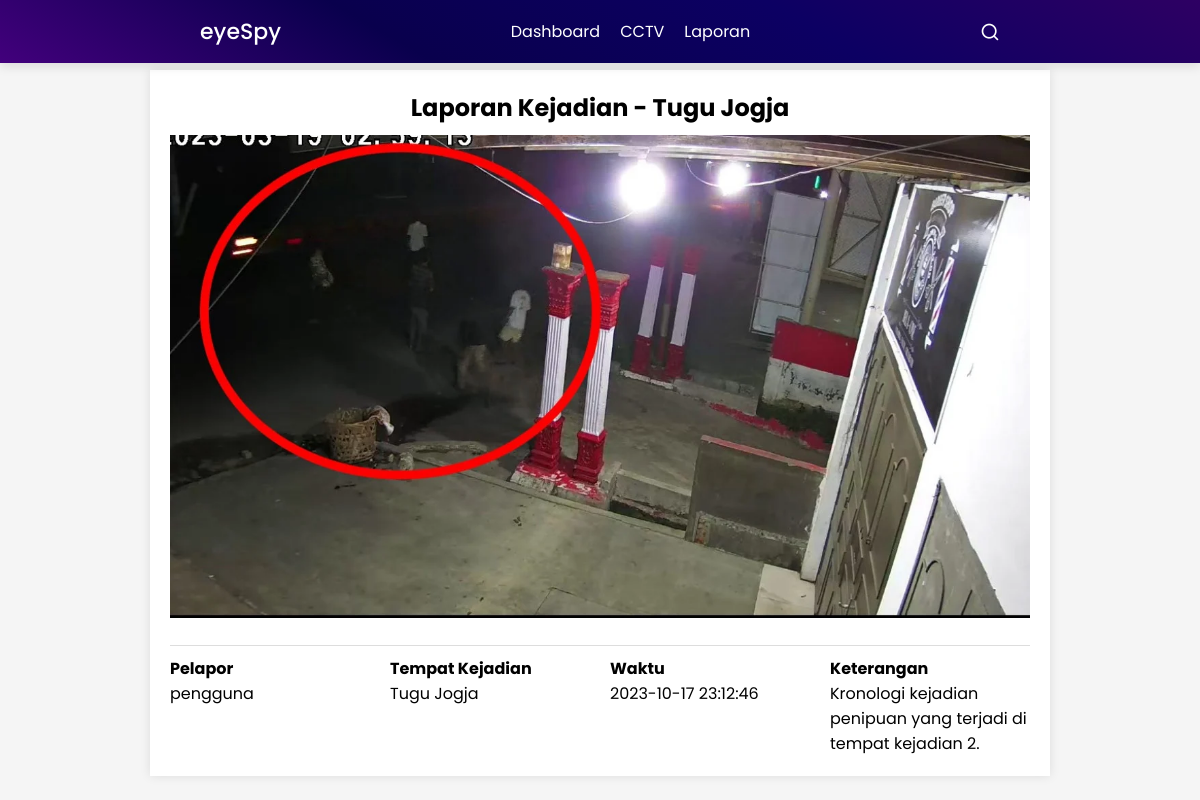
Screenshot of /detailLaporan.php?id=33 with the database file from the repository.
### tables this page shows
CREATE TABLE `laporan_kejahatan` (
  `id` int(11) NOT NULL,
  `jenis_kejahatan` int(255) NOT NULL,
  `tempat_kejadian` int(11) NOT NULL,
  `waktu` datetime NOT NULL,
  `keterangan` text DEFAULT NULL,
  `pelapor` enum('pengguna','sistem') DEFAULT NULL
);

CREATE TABLE `tempat` (
  `id_tempat` int(11) NOT NULL,
  `nama_tempat` varchar(255) NOT NULL,
  `kabupaten` enum('Bantul','Sleman','Gunung Kidul','Kulon Progo','Yogyakarta') NOT NULL,
  `gambar` varchar(1000) NOT NULL
);

### php/fungsiDetailLaporan.php (called while the page is built)
<?php
include "koneksi.php";
$id_laporan = isset($_GET['id']) ? $_GET['id'] : 0;
$sql_laporan = "
SELECT lk.pelapor, jk.nama_jenis as jenis_kejahatan, t.nama_tempat, lk.waktu, lk.keterangan
FROM laporan_kejahatan lk
JOIN jenis_kejahatan jk ON lk.jenis_kejahatan = jk.id_jenis
JOIN tempat t ON lk.tempat_kejadian = t.id_tempat
WHERE lk.id = $id_laporan
";
$result_laporan = $conn->query($sql_laporan);
if ($result_laporan->num_rows > 0) {
    $row_laporan = $result_laporan->fetch_assoc();
} else {
    echo "Laporan tidak ditemukan.";
    exit;
}
?>

### detailLaporan.php (the view, shortened to what this page needs)
<!DOCTYPE html>
<html lang="en">
<head>
    <link rel="stylesheet" href="css/detailLaporan.css">
    <link rel="stylesheet" href="css/navbar.css">
    <link rel="stylesheet" href="https://unicons.iconscout.com/release/v4.0.0/css/line.css">
</head>
<body>
    <?php
        include 'php/navbar.php';
        include 'php/fungsiDetailLaporan.php';
    ?>
    <div class="container">
        <div class="header">
            <h1>Laporan Kejadian - <?php echo htmlspecialchars($row_laporan['nama_tempat']); ?></h1>
        </div>
        <div class="content">
            <img src="gambar/footage.webp" alt="gambar">
        </div>
        <div class="details">
            <div>
                <span>Pelapor</span>
                <?php echo htmlspecialchars($row_laporan['pelapor']); ?>
            </div>
            <div>
                <span>Tempat Kejadian</span>
                <?php echo htmlspecialchars($row_laporan['nama_tempat']); ?>
            </div>
            <div>
                <span>Waktu</span>
                <?php echo htmlspecialchars($row_laporan['waktu']); ?>
            </div>
            <div>
                <span>Keterangan</span>
                <?php echo htmlspecialchars($row_laporan['keterangan']); ?>
            </div>
        </div>
    </div>
</body>
</html>

### css/detailLaporan.css (style rules this page uses)
body { font-family: Arial, sans-serif; background-color: #f5f5f5; margin-top: 70px; }
.container { max-width: 900px; margin: 20px auto; background-color: white; padding: 20px; box-shadow: 0 0 10px rgba(0, 0, 0, 0.1); }
.header { text-align: center; margin-bottom: 10px; }
.header h1 { margin: 0; font-size: 24px; }
.content { text-align: center; }
.content img { width: 100%; height: auto; }
.details { margin-top: 20px; display: flex; justify-content: space-between; border-top: 1px solid #ddd; padding-top: 10px; }
.details div { flex: 1; text-align: left; }
.details div:not(:last-child) { margin-right: 20px; }
.details div span { display: block; font-weight: bold; }

### css/navbar.css (style rules this page uses)
* { margin: 0; padding: 0; box-sizing: border-box; font-family: "Poppins", sans-serif; }

### rows the page displays
laporan_kejahatan: tempat_kejadian.nama_tempat "Tugu Jogja", pelapor "pengguna", waktu "2023-10-17 23:12:46", keterangan "Kronologi kejadian penipuan yang terjadi di tempat kejadian 2."
